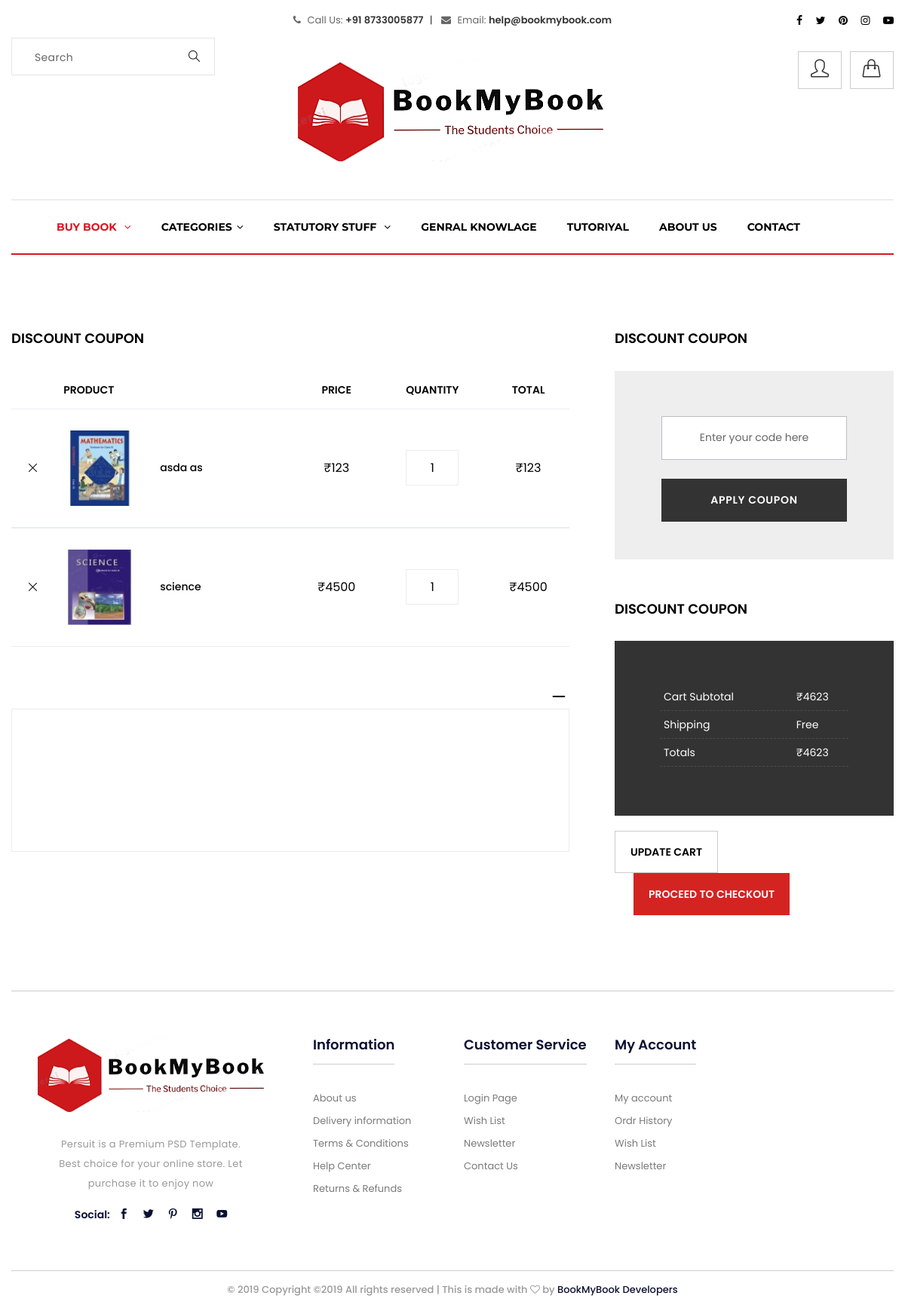
The app's page /shopping-cart.php (signed in) with its own data.
### tables this page shows
CREATE TABLE `cart` (
  `cart_id` int(255) NOT NULL,
  `b_id` int(255) NOT NULL,
  `c_id` int(255) NOT NULL,
  `product_name` varchar(50) NOT NULL,
  `quantity` int(25) NOT NULL,
  `price` bigint(255) NOT NULL,
  `img` varchar(50) NOT NULL
);

### shopping-cart.php (the view, shortened to what this page needs)
<?php
   include_once 'connection.php';
    if (isset($_SESSION['user']))
    {
       $id = $_SESSION['login_id'];
       $sql = "SELECT * FROM cart WHERE c_id=$id ORDER BY b_id";
       $result = mysqli_query($conn,$sql);
       $count = mysqli_num_rows($result);
        if ($count > 0)
        {
               $finaltotal=0;
               $flag=0;
 ?>
<?php include_once 'heder.php'; ?>
   <section class="shopping_cart_area p_100">
            <div class="container">
                <div class="row">
                    <div class="col-lg-8">
                        <div class="cart_product_list">
                            <h3 class="cart_single_title">Discount Coupon</h3>
                            <div class="table-responsive-md">
                                    <table class="table">
                                    <thead>
                                        <tr>
                                            <th scope="col"></th>
                                            <th scope="col">product</th>
                                            <th scope="col">price</th>
                                            <th scope="col">quantity</th>
                                            <th scope="col">total</th>
                                        </tr>
                                    </thead>
                                    <?php
                                    while ( $row = mysqli_fetch_array($result))
                                    {
                                    ?>
                                    <tbody>
                                        <tr>
                                            <th scope="row">
                                                <a href="delcart.php?id=<?php echo $row['b_id']; ?>"><img src="img/icon/close-icon.png" alt="PRODUCT"></a>
                                            </th>
                                            <td>
                                                <div class="media">
                                                    <div class="d-flex">
                                                        <img src="<?php echo $row["img"]; ?>" height="100px">
                                                    </div>
                                                    <div class="media-body">
                                                        <h4><?php echo $row["product_name"]; ?></h4>
                                                    </div>
                                                </div>
                                            </td>
                                            <td>
                                                <p>₹<?php echo $row["price"]; ?> </p>
                                            </td>
                                            <td>
                                                <?php
                                                    $index = $row['b_id'];
                                                    echo '<input type="text" name="quantity'.$index.'" placeholder="'.$row["quantity"].'">';
                                              ?>
                                            </td>
                                            <td>
                                                <p>₹<?php
                                                        $total = $row['quantity'] * $row['price'];
                                                        echo $total;
                                                 ?></p>
                                            </td>
                                        </tr>
                                    </tbody>
                                    <?php
                                        $finaltotal += $total;
                                        if ($finaltotal >=500) {
                                            $flag=1;
                                        }
                                    }
                                ?>
                                </table>
                                 </div>
                        </div>
                         <div class="calculate_shoping_area">
                            <h3 class="cart_single_title"> <span><i class="icon_minus-06"></i></span></h3>
                            <div class="calculate_shop_inner">
                                    <div class="form-group col-lg-12">
                                    </div>
                                    <div class="form-group col-lg-6">
                                    </div>
                                    <div class="form-group col-lg-6">
                                    </div>
                                    <div class="form-group col-lg-12">
                                    </div>
                            </div>
                        </div>
                    </div>
                    <div class="col-lg-4">
                        <div class="total_amount_area">
                            <div class="cupon_box">
                                <h3 class="cart_single_title">Discount Coupon</h3>
                                <?php
                                    if ($flag==1)
                                    {
                                ?>
                                <form name="coupon" method="post" action="coupon_process.php" >
                                <div class="cupon_box_inner">
                                    <input type="text" placeholder="Enter your code here" name="coupon" required="required">
                                    <button type="submit" name="submit" class="btn btn-primary subs_btn">Apply coupon</button>
                                </div>
                                </form>
                                <?php
                                    }
                                 ?>
                            </div>
                            <div class="cart_totals">
                                <h3 class="cart_single_title">Discount Coupon</h3>
                                <div class="cart_total_inner">
                                    <ul>
                                        <li><a href="#"><span>Cart Subtotal</span> ₹<?php if (isset($_SESSION['coupon']['amount']))
                                        {
                                                $finaltotal=$_SESSION['coupon']['amount'];
                                                echo $finaltotal;
                                        }
                                        else
                                        {
                                            echo $finaltotal;
                                        } ?></a></li>
                                        <li><a href=""><span>Shipping</span> Free</a></li>
                                        <li><a href=""><span>Totals</span> ₹<?php if (isset($_SESSION['coupon']['amount']))
                                        {
                                                echo $finaltotal;
                                                unset($_SESSION['coupon']['amount']);
                                        }
                                        else
                                        {
                                            echo $finaltotal;
                                        } ?>        </a></li>
                                    </ul>
                                </div>
                                    <button type="submit" value="submit" class="btn btn-primary update_btn">update cart</button>
                                <form action="register.php" method="post">
                                <button type="submit" class="btn btn-primary checkout_btn">proceed to checkout</button>
                                </form>
                            </div>
                        </div>
                    </div>
                </div>
            </div>
        </section>
       <?php include_once 'footer.php'; ?>
<?php
        }
        else
        {
            header("location: empty-cart.php");
        }
    }
    else
    {
        header("location: login.php");
    }
 ?>

### records on screen
cart: img (picture), product_name "asda as", price "123", quantity "1"
cart: img (picture), product_name "science", price "4500", quantity "1"

### other values on screen
$finaltotal "4623"
